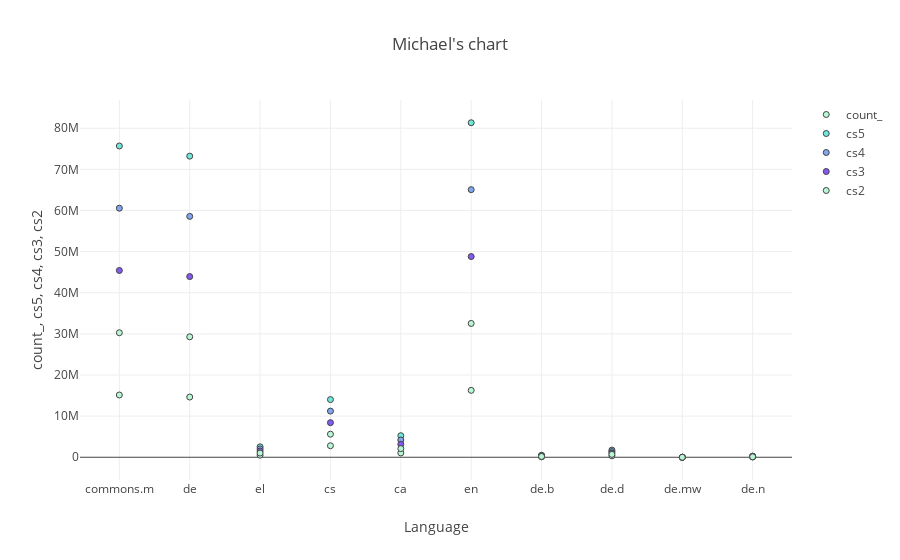

Here is the notebook cell this chart was saved with:
### Markdown cell above
# Kql - render scatterchart

### Code cell
%%kql 
PageViews 
| summarize count() by Language 
//| sort by count_ 
| limit 10
| extend cs5 = count_ * 5
| extend cs4 = count_ * 4
| extend cs3 = count_ * 3
| extend cs2 = count_ * 2
| render scatterchart title="Michael's chart"

### Figure 1 — Plotly figure (JSON) as saved in the notebook; plotly's stock layout.template omitted (floating-point values rounded to 4 significant figures)
{"data": [{"marker": {"color": "rgb(184, 247, 212)", "line": {"width": 1}}, "mode": "markers", "name": "count_", "type": "scatter", "x": ["commons.m", "de", "el", "cs", "ca", "en", "de.b", "de.d", "de.mw", "de.n"], "y": [15137646, 14641824, 507336, 2804334, 1048386, 16266774, 95190, 347922, 36, 54276]}, {"marker": {"color": "rgb(111, 231, 219)", "line": {"width": 1}}, "mode": "markers", "name": "cs5", "type": "scatter", "x": ["commons.m", "de", "el", "cs", "ca", "en", "de.b", "de.d", "de.mw", "de.n"], "y": [75688230, 73209120, 2536680, 14021670, 5241930, 81333870, 475950, 1739610, 180, 271380]}, {"marker": {"color": "rgb(127, 166, 238)", "line": {"width": 1}}, "mode": "markers", "name": "cs4", "type": "scatter", "x": ["commons.m", "de", "el", "cs", "ca", "en", "de.b", "de.d", "de.mw", "de.n"], "y": [60550584, 58567296, 2029344, 11217336, 4193544, 65067096, 380760, 1391688, 144, 217104]}, {"marker": {"color": "rgb(131, 90, 241)", "line": {"width": 1}}, "mode": "markers", "name": "cs3", "type": "scatter", "x": ["commons.m", "de", "el", "cs", "ca", "en", "de.b", "de.d", "de.mw", "de.n"], "y": [45412938, 43925472, 1522008, 8413002, 3145158, 48800322, 285570, 1043766, 108, 162828]}, {"marker": {"color": "rgb(184, 247, 212)", "line": {"width": 1}}, "mode": "markers", "name": "cs2", "type": "scatter", "x": ["commons.m", "de", "el", "cs", "ca", "en", "de.b", "de.d", "de.mw", "de.n"], "y": [30275292, 29283648, 1014672, 5608668, 2096772, 32533548, 190380, 695844, 72, 108552]}], "layout": {"showlegend": true, "title": "Michael's chart", "xaxis": {"title": "Language", "type": "category"}, "yaxis": {"ticksuffix": "", "title": "count_, cs5, cs4, cs3, cs2", "type": "linear"}}}
